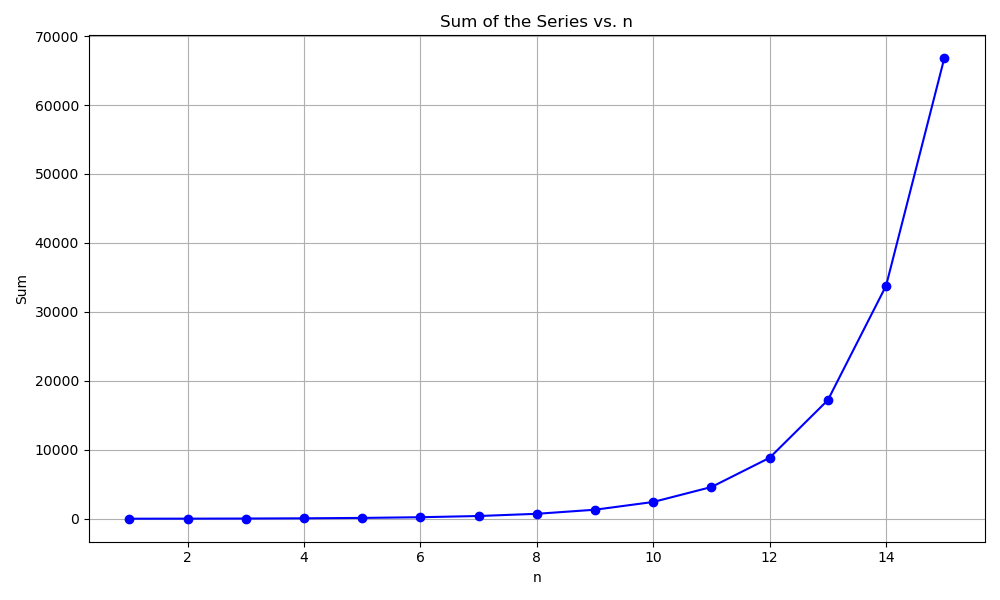

The script that saved this image:
import matplotlib.pyplot as plt

# Read data from the .dat file
data_file = 'sums.dat'
with open(data_file, 'r') as file:
    lines = file.readlines()

# Parse the data into lists for plotting
n_values = []
sum_values = []
for line in lines[1:]:  # Skip the header
    n, summ = line.strip().split('\t')
    n_values.append(int(n))
    sum_values.append(int(summ))

# Plotting
plt.figure(figsize=(10, 6))
plt.plot(n_values, sum_values, marker='o', color='b', linestyle='-')
plt.title('Sum of the Series vs. n')
plt.xlabel('n')
plt.ylabel('Sum')
plt.grid(True)
plt.tight_layout()

# Save the plot to an existing directory
save_path = 'main.png'  # Update this path
plt.savefig(save_path)
